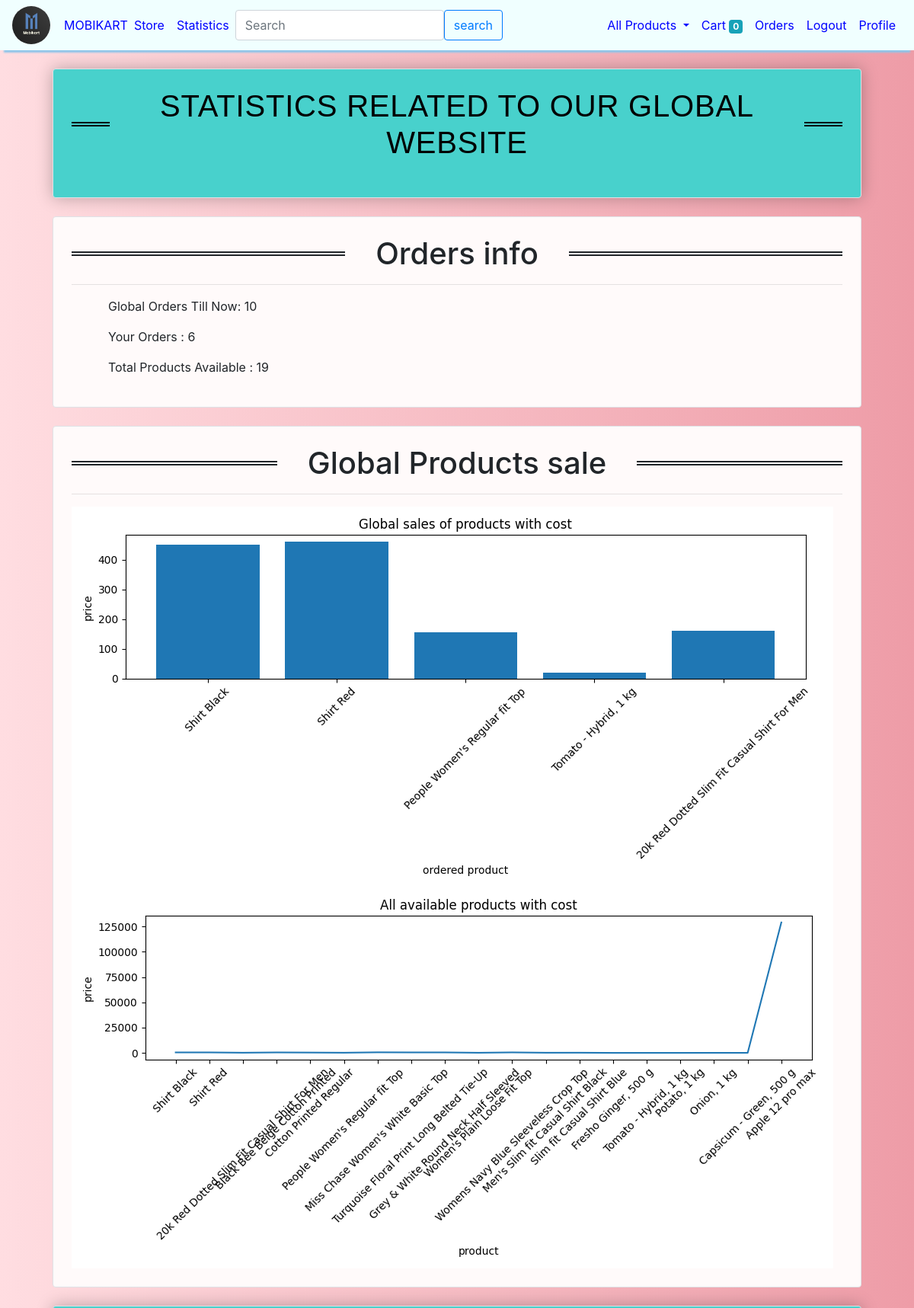
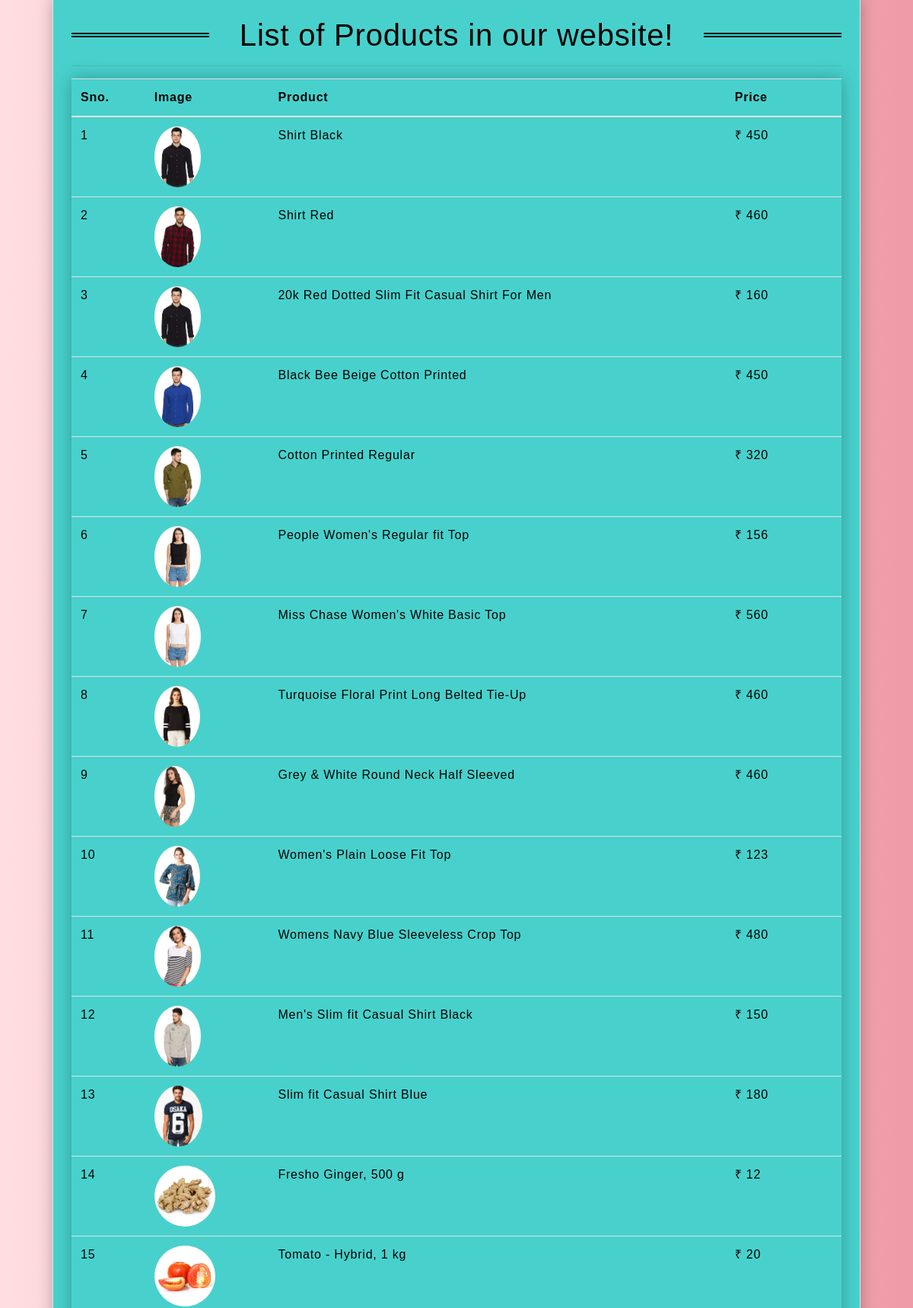
/statistics (signed in, upper part), run on the app's committed database (2 pictures, top to bottom).
### store/models/product.py (models this page shows, shortened)
class Product(models.Model):
    name = models.CharField(max_length=50)
    price = models.IntegerField(default=0)
    category = models.ForeignKey(Category, on_delete=models.CASCADE, default=1)
    description = models.CharField(max_length=200, default='' , null=True , blank=True)
    image = models.ImageField(upload_to='uploads/products/')
    status1 = models.BooleanField(default=False)

### store/views/statistics.py (the view)
# urls.py: path('statistics',Stat.as_view(),name='statistics'),
class Stat(View):
    def get(self,request):
        customer = request.session.get('customer')
        orders = Order.objects.all()
        products=Product.objects.all()
        tot_orders=len(orders)
        tot_products=len(products)
        print(tot_orders)
        ur_orders = Order.get_orders_by_customer(customer)
        urs=len(ur_orders)
        qs = Order.objects.all()
        x=[x.product.name for x in qs]
        y=[y.product.price for y in qs]
        chart = get_plot(x, y)
        x1 = [x1.name for x1 in products]
        y1 = [y1.price for y1 in products]
        chart2 = get_plot2(x1, y1)
        return render(request, 'statistics.html', {'tot_orders': tot_orders,'urs':urs,
                                                   'products': products, 'chart':chart,
                                                   'tot_products':tot_products,'chart2':chart2
                                                   })

### store/models/orders.py (called while the page is built)
    @staticmethod
    def get_orders_by_customer(customer_id):
        return Order.objects.filter(customer=customer_id).order_by('-date')

### store/templatetags/custom_filter.py (called while the page is built)
@register.filter(name='currency')
def currency(number):
    return "₹ "+str(number)

### store/views/utils.py (called while the page is built)
def get_graph():
    buffer=BytesIO()
    plt.savefig(buffer, format='png')
    buffer.seek(0)
    image_png=buffer.getvalue()
    graph=base64.b64encode(image_png)
    graph=graph.decode('utf-8')
    buffer.close()
    return graph

def get_plot(x,y):
    plt.switch_backend('AGG')
    plt.figure(figsize=(10,5))
    plt.title('Global sales of products with cost')
    plt.bar(x,y)
    plt.xticks(rotation=45)
    plt.xlabel('ordered product')
    plt.ylabel('price')
    plt.tight_layout()
    graph=get_graph()
    return graph

def get_plot2(x,y):
    plt.switch_backend('AGG')
    plt.figure(figsize=(10,5))
    plt.title('All available products with cost')
    plt.plot(x,y)
    plt.xticks(rotation=45)
    plt.xlabel('product')
    plt.ylabel('price')
    plt.tight_layout()
    graph=get_graph()
    return graph

### store/templates/statistics.html (shortened to what this page needs)
{% extends 'base.html' %}
{% block content %}
{% load custom_filter %}
<div class="container">
   <div class="border rounded p-4 m-4 column" style="background-color: #48D1CC">
        <h1>STATISTICS RELATED TO OUR GLOBAL WEBSITE</h1>
   </div>
</div>
<div class="container">
   <div class="border rounded p-4 m-4 " style="background-color: #FFFAFA">
        <h1>Orders info</h1>
       <hr>
       <p class="display-8 pl-4 ml-4">Global Orders Till Now: {{tot_orders}}</p>
        <p class="display-8 pl-4 ml-4">Your Orders  : {{urs}}</p>
       <p class="display-8 pl-4 ml-4">Total Products Available  : {{tot_products}}</p>
   </div>
</div>
<div class="container">
   <div class="border rounded p-4 m-4" style="background-color: #FFFAFA">
       <h1>Global Products sale</h1>
       <hr>
      {% if chart %}
        <img>
       <img>
      {% endif %}
   </div>
</div>
<div class="container">
   <div class="border rounded p-4 m-4 column" style="background-color: #48D1CC">
       <h1>List of Products in our website!</h1>
       <hr>
        <table class="table">
            <thead>
                <tr>
                    <th>Sno.</th>
                    <th>Image</th>
                    <th>Product</th>
                    <th>Price</th>
                </tr>
            </thead>
            <tbody>
                {% for product in products %}
                <tr>
                    <td>{{forloop.counter}}</td>
                    <td><img style="height: 80px;" class="rounded-circle" src="{{product.image.url}}" alt=""></td>
                    <td>{{product.name}}</td>
                    <td>{{product.price|currency}}</td>
                </tr>
                {% endfor %}
            </tbody>
        </table>
   </div>
</div>
{% endblock %}

### store/templates/base.html (style rules this page uses)
body { background: #ee9ca7; background: -webkit-linear-gradient(to right, #ffdde1, #ee9ca7); background: linear-gradient(to right, #ffdde1, #ee9ca7); }
.column { color: #616161 }

### store/templates/statistics.html (style rules this page uses)
h1 { display: grid; grid-template-columns: minmax(50px, 1fr) auto minmax(50px, 1fr); align-items: center; text-align: center; gap: 40px; }
h1::before, h1::after { content: ''; border-top: 6px double; }
body, h1 { margin: 0; }

### data on the page
Product: image (picture), name "Shirt Black", price "₹ 450"
Product: image (picture), name "Shirt Red", price "₹ 460"
Product: image (picture), name "20k Red Dotted Slim Fit Casual Shirt For Men", price "₹ 160"
Product: image (picture), name "Black Bee Beige Cotton Printed", price "₹ 450"
Product: image (picture), name "Cotton Printed Regular", price "₹ 320"
Product: image (picture), name "People Women's Regular fit Top", price "₹ 156"
Product: image (picture), name "Miss Chase Women's White Basic Top", price "₹ 560"
Product: image (picture), name "Turquoise Floral Print Long Belted Tie-Up", price "₹ 460"
Product: image (picture), name "Grey & White Round Neck Half Sleeved", price "₹ 460"
Product: image (picture), name "Women's Plain Loose Fit Top", price "₹ 123"
Product: image (picture), name "Womens Navy Blue Sleeveless Crop Top", price "₹ 480"
Product: image (picture), name "Men's Slim fit Casual Shirt Black", price "₹ 150"
Product: image (picture), name "Slim fit Casual Shirt Blue", price "₹ 180"
Product: image (picture), name "Fresho Ginger, 500 g", price "₹ 12"
Product: image (picture), name "Tomato - Hybrid, 1 kg", price "₹ 20"

### other printed values
{{ request.session.cart.keys|length }} "0"
{{ tot_orders }} "10"
{{ urs }} "6"
{{ tot_products }} "19"
